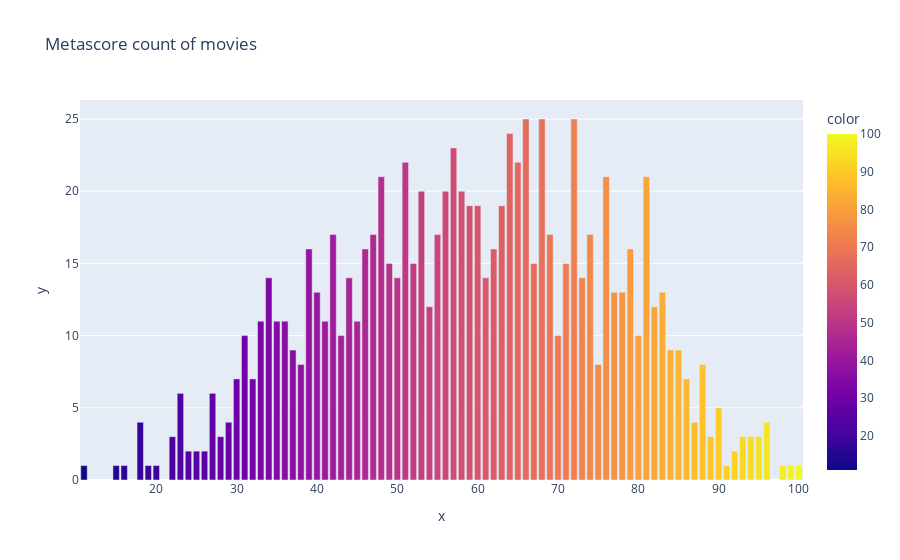

Notebook code cell kept with this figure:
### Code cell
m_score = df['Metascore'].value_counts()
px.bar(df, x=m_score.index.values, y=m_score.values, color=m_score.index.values,
              title='Metascore count of movies')

### Figure 1 — Plotly figure (JSON) as saved in the notebook; plotly's stock layout.template omitted (floating-point values rounded to 4 significant figures)
{"data": [{"alignmentgroup": "True", "hovertemplate": "x=%{x}<br>y=%{y}<br>color=%{marker.color}<extra></extra>", "legendgroup": "", "marker": {"color": [72, 68, 66, 64, 57, 51, 65, 76, 48, 81, 56, 53, 58, 60, 63, 59, 69, 55, 42, 47, 74, 79, 39, 46, 62, 49, 52, 71, 67, 44, 61, 50, 73, 34, 78, 77, 83, 40, 82, 54, 33, 35, 36, 45, 41, 70, 43, 80, 31, 85, 84, 37, 38, 88, 75, 86, 30, 32, 23, 27, 90, 96, 29, 18, 87, 95, 28, 89, 93, 22, 94, 92, 25, 24, 26, 20, 15, 100, 99, 19, 98, 16, 91, 11], "coloraxis": "coloraxis", "pattern": {"shape": ""}}, "name": "", "offsetgroup": "", "orientation": "v", "showlegend": false, "textposition": "auto", "type": "bar", "x": [72, 68, 66, 64, 57, 51, 65, 76, 48, 81, 56, 53, 58, 60, 63, 59, 69, 55, 42, 47, 74, 79, 39, 46, 62, 49, 52, 71, 67, 44, 61, 50, 73, 34, 78, 77, 83, 40, 82, 54, 33, 35, 36, 45, 41, 70, 43, 80, 31, 85, 84, 37, 38, 88, 75, 86, 30, 32, 23, 27, 90, 96, 29, 18, 87, 95, 28, 89, 93, 22, 94, 92, 25, 24, 26, 20, 15, 100, 99, 19, 98, 16, 91, 11], "xaxis": "x", "y": [25, 25, 25, 24, 23, 22, 22, 21, 21, 21, 20, 20, 20, 19, 19, 19, 17, 17, 17, 17, 17, 16, 16, 16, 16, 15, 15, 15, 15, 14, 14, 14, 14, 14, 13, 13, 13, 13, 12, 12, 11, 11, 11, 11, 11, 10, 10, 10, 10, 9, 9, 9, 8, 8, 8, 7, 7, 7, 6, 6, 5, 4, 4, 4, 4, 3, 3, 3, 3, 3, 3, 2, 2, 2, 2, 1, 1, 1, 1, 1, 1, 1, 1, 1], "yaxis": "y"}], "layout": {"barmode": "relative", "coloraxis": {"colorbar": {"title": {"text": "color"}}, "colorscale": [[0, "#0d0887"], [0.1111, "#46039f"], [0.2222, "#7201a8"], [0.3333, "#9c179e"], [0.4444, "#bd3786"], [0.5556, "#d8576b"], [0.6667, "#ed7953"], [0.7778, "#fb9f3a"], [0.8889, "#fdca26"], [1, "#f0f921"]]}, "legend": {"tracegroupgap": 0}, "title": {"text": "Metascore count of movies"}, "xaxis": {"anchor": "y", "domain": [0, 1], "title": {"text": "x"}}, "yaxis": {"anchor": "x", "domain": [0, 1], "title": {"text": "y"}}}}
